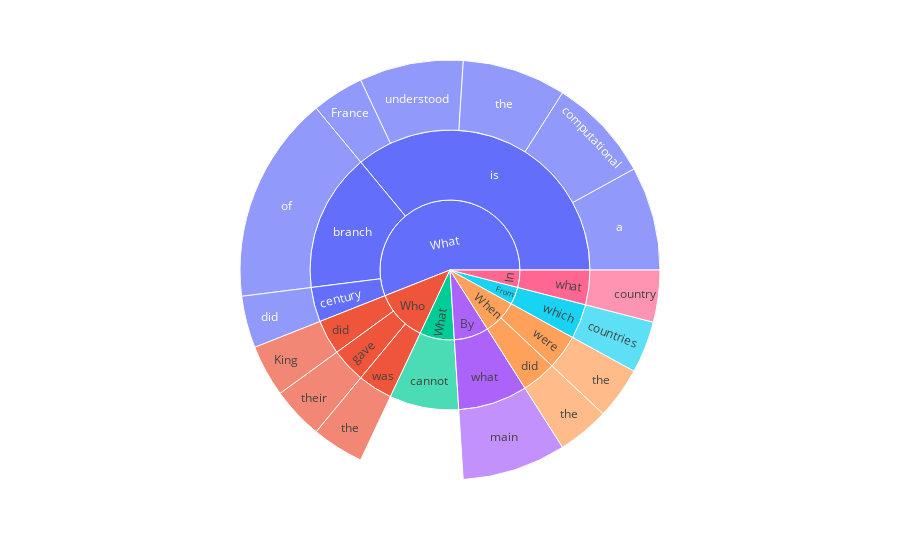

Notebook code for this chart:
### Code cell
plot_sentence_sunburst(questions3,3)

### Figure 1 — Plotly figure (JSON) as saved in the notebook; plotly's stock layout.template omitted (floating-point values rounded to 4 significant figures)
{"data": [{"branchvalues": "total", "domain": {"x": [0, 1], "y": [0, 1]}, "hovertemplate": "labels=%{label}<br>count=%{value}<br>parent=%{parent}<br>id=%{id}<extra></extra>", "ids": ["What/is/France", "Who/did/King", "What/is/a", "/What/cannot", "What/is/computational", "From/which/countries", "In/what/country", "What/century/did", "By/what/main", "What/branch/of", "When/did/the", "What/is/the", "Who/was/the", "When/were/the", "Who/gave/their", "What/is/understood", "/What", "What/branch", "What/century", "When/did", "Who/did", "Who/gave", "What/is", "Who/was", "When/were", "By/what", "In/what", "From/which", "", "By", "From", "In", "What", "When", "Who"], "labels": ["France", "King", "a", "cannot", "computational", "countries", "country", "did", "main", "of", "the", "the", "the", "the", "their", "understood", "What", "branch", "century", "did", "did", "gave", "is", "was", "were", "what", "what", "which", "", "By", "From", "In", "What", "When", "Who"], "name": "", "parents": ["What/is", "Who/did", "What/is", "/What", "What/is", "From/which", "In/what", "What/century", "By/what", "What/branch", "When/did", "What/is", "Who/was", "When/were", "Who/gave", "What/is", "", "What", "What", "When", "Who", "Who", "What", "Who", "When", "By", "In", "From", "", "", "", "", "", "", ""], "type": "sunburst", "values": [1, 1, 2, 2, 2, 1, 1, 1, 2, 4, 1, 2, 1, 1, 1, 2, 2, 4, 1, 1, 1, 1, 9, 1, 1, 2, 1, 1, 2, 2, 1, 1, 14, 2, 3]}], "layout": {"autosize": true, "legend": {"tracegroupgap": 0}, "margin": {"t": 60}}}
